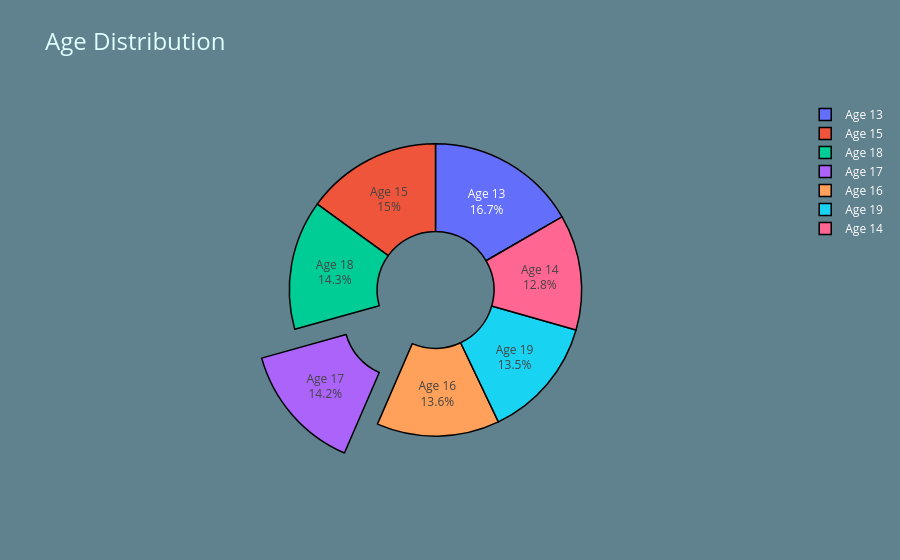

Here is the notebook cell this chart was saved with:
### Code cell
#Soru 2: Veri setindeki katılımcıların yaş dağılımı nasıl bir eğilim gösteriyor? Gençler mi ağırlıkta yoksa daha homojen bir dağılım mı var?
#Önerilen Grafik: Histogram
age_distribution=df.age.value_counts()
age_distribution=pd.DataFrame(age_distribution).reset_index()
age_distribution['age_label'] = "Age " + age_distribution['age'].astype(str)
fig=px.pie(
    age_distribution,
    names="age_label",
    values="count",
    hole=0.4,
    color="count",
    title="Age Distribution",
)
fig.update_traces(
    textposition="inside",
    textinfo="label+percent",
    pull=[0,0,0,0.3,0,0],
    marker=dict(line=dict(color='black', width=1.5))
)
fig.update_layout(
    paper_bgcolor="#60818e",
    title_font_color="lightcyan",
    title_font_size=24,
    font_color="white"
)
fig.show()

### Figure 1 — Plotly figure (JSON) as saved in the notebook; plotly's stock layout.template omitted (floating-point values rounded to 4 significant figures)
{"data": [{"customdata": [[200], [180], [172], [170], [163], [162], [153]], "domain": {"x": [0, 1], "y": [0, 1]}, "hole": 0.4, "hovertemplate": "age_label=%{label}<br>count=%{customdata[0]}<extra></extra>", "labels": ["Age 13", "Age 15", "Age 18", "Age 17", "Age 16", "Age 19", "Age 14"], "legendgroup": "", "marker": {"colors": ["#636efa", "#EF553B", "#00cc96", "#ab63fa", "#FFA15A", "#19d3f3", "#FF6692"], "line": {"color": "black", "width": 1.5}}, "name": "", "pull": [0, 0, 0, 0.3, 0, 0], "showlegend": true, "textinfo": "label+percent", "textposition": "inside", "type": "pie", "values": [200, 180, 172, 170, 163, 162, 153]}], "layout": {"font": {"color": "white"}, "legend": {"tracegroupgap": 0}, "paper_bgcolor": "#60818e", "title": {"font": {"color": "lightcyan", "size": 24}, "text": "Age Distribution"}}}
